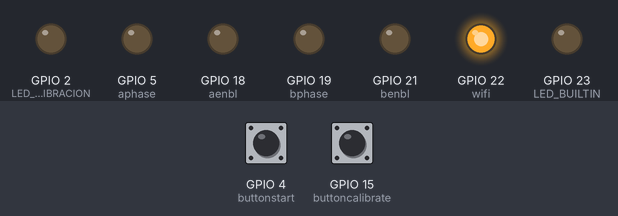
The sketch below on a simulated ESP32. Shown: output pins drawn as LEDs (lit = HIGH). The test bench sets the inputs (shaded band); at power-on: GPIO 15 (buttoncalibrate) LOW, GPIO 4 (buttonstart) LOW. WiFi joins after 1.5 s; servers stay silent unless stated; what the sketch prints to the serial monitor is not drawn.

Above: at 2.4 s.
At 3.4 s:
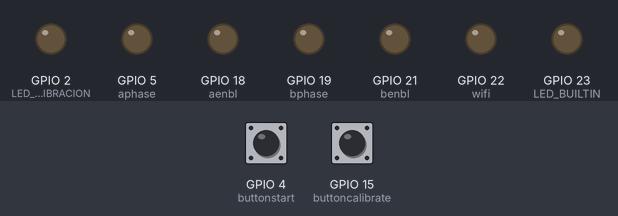
3.5 s: GPIO 15 (buttoncalibrate) pulled HIGH for 0.15 s
At 4.4 s:
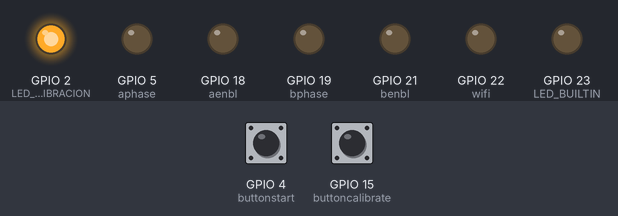
Timing chart, 0 to 15.0 s (numbered marks = the images above; inputs shaded):
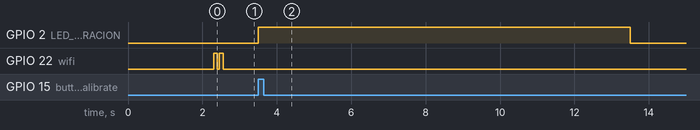

The sketch:

Final_PID.ino
```cpp
#include <analogWrite.h>
//Asegurate de instalar todas las librerias correspondientes
#include <QTRSensors.h>
QTRSensors qtr;
const uint8_t SensorCount = 8;
uint16_t sensorValues[SensorCount];

// ----------------------- blynk ----------------------------------------
#define BLYNK_PRINT Serial


#define BLYNK_TEMPLATE_ID "TMPL2dblfNcJr"
#define BLYNK_TEMPLATE_NAME "Proyecto i"
#define BLYNK_AUTH_TOKEN "T62fD1NIZgp5Z9hdkSsxlhUb6xInWlge"

#include <WiFi.h>
#include <WiFiClient.h>
#include <BlynkSimpleEsp32.h>

char ssid[] = "prueba";
char pass[] = "987654321Leidy";
// ----------------------- blynk ----------------------------------------

float Kp = 8;
float Ki = 0.01;
float Kd = 3;
int P, I, D;

int lastError = 0;
boolean onoff = false;

// ----------------------- Velocidad Motores -----------------------

const uint8_t maxspeeda = 250;
const uint8_t maxspeedb = 250;
const uint8_t basespeeda = 50;  // Motor A - Izquierdo
const uint8_t basespeedb = 100;  // Motor B - Derecho

//Pines IN del 1 al 4
int aphase = 5;
int aenbl = 18;
int bphase = 19;
int benbl = 21;
int wifi=22;

// Leds - check
int LED_BUILTIN = 23;
int LED_CALIBRACION = 2;

//Botones Calibracion e Inicio
int buttoncalibrate = 15;
int buttonstart = 4;  // 15 INICIO


void setup() {

  Serial.begin(9600);

  pinMode(aphase, OUTPUT);
  pinMode(aenbl, OUTPUT);
  pinMode(bphase, OUTPUT);
  pinMode(benbl, OUTPUT);
  //Configuracion de los sensores qtr
  qtr.setTypeRC();
  qtr.setSensorPins((const uint8_t[]){ 13, 12, 14, 27, 26, 25, 33, 32 }, SensorCount);  //check
  qtr.setEmitterPin(35);                                                                //LEDON PIN

  delay(500);
  pinMode(LED_BUILTIN, OUTPUT);
  pinMode(LED_CALIBRACION, OUTPUT);
  Blynk.begin(BLYNK_AUTH_TOKEN, ssid, pass);

  Serial.println("wifi conectado");
  pinMode(wifi, OUTPUT);
  digitalWrite(wifi, HIGH),delay(100),digitalWrite(wifi,LOW),delay(50),digitalWrite(wifi, HIGH),delay(100),digitalWrite(wifi,LOW),delay(50);


  boolean Ok = false;
  while (Ok == false) {  //El ciclo no comenzará hasta que el robot esté calibrado

    Blynk.run();

    if (digitalRead(buttoncalibrate) == HIGH) {
      calibration();  //Calibra el Vehiculo robot unos 10 segundos
      Ok = true;
    }
  }
  forward_brake(0, 0);
}


//Calibracion de los Sensores
void calibration() {
 digitalWrite(LED_CALIBRACION, HIGH);
  for (uint16_t i = 0; i < 400; i++) {
    qtr.calibrate();
  }
   digitalWrite(LED_CALIBRACION, LOW);
  Serial.println(" CALIBRACION FINALIZADA ");
}

//Boton Inicio del Sistema
void loop() {
   Blynk.run();
  BLYNK_WRITE(V0);

  if (digitalRead(buttonstart) == HIGH) {
    digitalWrite(LED_BUILTIN, HIGH);
    onoff = !onoff;
    delay(onoff ? 1000 : 50);  // Si onoff es true, espera 1000 ms; si es false, espera 50 ms
  }

  if (onoff) {
    PID_control();
  } else {
    forward_brake(0, 0);
  }
    digitalWrite(LED_BUILTIN, LOW);
}

void forward_brake(int posa, int posb) {
  // Establecer los valores apropiados para aphase y bphase para que el robot vaya recto
  digitalWrite(aphase, LOW);  // IN1
  digitalWrite(bphase, LOW);  // IN2
  analogWrite(aenbl, posa);   // IN3 - Posa Velocidad
  analogWrite(benbl, posb);   // IN4 - Posb Velocidad

}

void PID_control() {
  uint16_t position = qtr.readLineBlack(sensorValues);
  int error = 3500 - position;

  P = error;
  I += error;
  D = error - lastError;
  lastError = error;

  int motorspeed = P * Kp + I * Ki + D * Kd;

  int motorspeeda = basespeeda + motorspeed;
  int motorspeedb = basespeedb - motorspeed;

if (motorspeeda > maxspeeda) {

  motorspeeda = maxspeeda;

 }


 if (motorspeeda < 0) {

  motorspeeda = 0;

 }

 if (motorspeedb < 0) {

  motorspeedb = 0;

 }

  Serial.print(motorspeeda);
  Serial.print(" ");
  Serial.println(motorspeedb);

 Blynk.virtualWrite(V1,motorspeed);

  forward_brake(motorspeeda, motorspeedb);
}

BLYNK_WRITE(V0)
{
  buttoncalibrate = param.asInt();

}
```

Measured:
- after the input at 3.5 s, GPIO 2 (LED_CALIBRACION): LOW → HIGH at once, → LOW 10.0 s later
